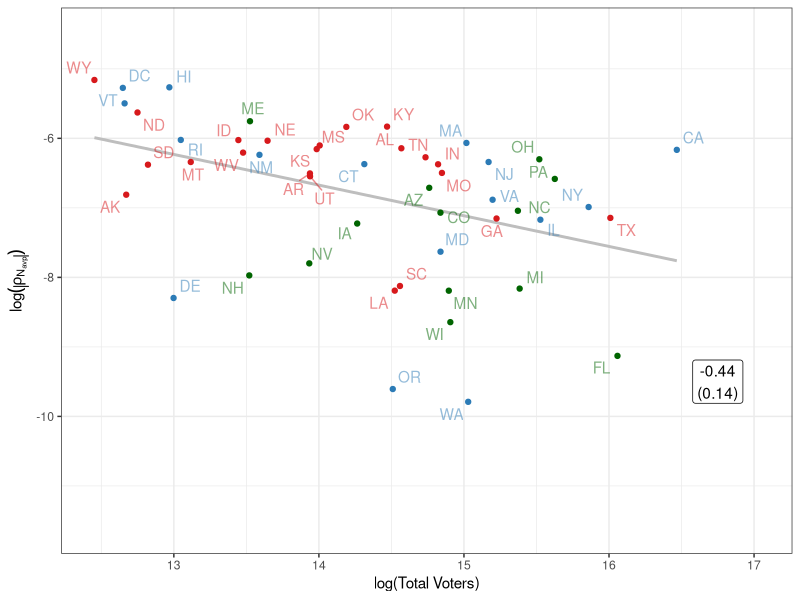

R code for this plot: (Note: this script raises an error after producing the figure.)
rm(list = ls())
library(cowplot)
library(ggplot2)
library(scales)
library(readr)
library(ggrepel)
library(dplyr)
library(tibble)

fig.w <- 6*0.80
fig.h <- 4*0.751


# labels -----
colorvec <- c("R" =  '#d7191c', "swing" = 'darkgreen', "D" = '#2c7bb6')
rho_pos_labs <- c(`TRUE` = "rho > 0 (Overestimated Clinton)",
                  `FALSE` = "rho < 0 (Underestimated Clinton)")

# conveinence functions
lm_eqn <- function(ff, dat = df){
  m <- lm(as.formula(ff), dat) 
  coef <- sprintf("%.2f", coef(m)[2])
  se <- sprintf("%.2f", summary(m)$coef[2, 2])
  
  glue::glue("{coef}\n ({se})")
}


# data and vars -----
df <- read_csv("data/output/pres16_state.csv") %>%
  mutate(rc_vot_pos = rho_hrc_vot > 0,
         rc_vep_pos = rho_hrc_vep > 0,
         rt_vot_pos = rho_djt_vot > 0,
         rt_vep_pos = rho_djt_vep > 0)

# limit parameters ---
# y-axislimit
all_rhos <- unlist(select(df, matches("rho")), use.names = FALSE)
all_pops <- unlist(select(df, vep, tot_votes), use.names = FALSE)

# ranges
lim_rho <- range(all_rhos)
lim_lro <- range(log(abs(all_rhos)))
lim_lpp <- range(log(all_pops))

# for hist
ylim_hist <- c(0, 12.5)




# plots for rho ---------

# can't run a regression with only one data point
stopifnot(sum(df$rt_vep_pos == TRUE) <= 1)
stopifnot(sum(df$rt_vot_pos == TRUE) <= 1)

# collect slopes
slopes <- c(lm_eqn(ff = "log(abs(rho_hrc_vot)) ~ log(tot_votes)", df),
            lm_eqn(ff = "log(abs(rho_hrc_vot)) ~ log(tot_votes)", filter(df, rc_vot_pos)),
            lm_eqn(ff = "log(abs(rho_hrc_vot)) ~ log(tot_votes)", filter(df, !rc_vot_pos)),
            lm_eqn(ff = "log(abs(rho_hrc_vep)) ~ log(vep)", df),
            lm_eqn(ff = "log(abs(rho_hrc_vep)) ~ log(vep)", filter(df, rc_vep_pos)),
            lm_eqn(ff = "log(abs(rho_hrc_vep)) ~ log(vep)", filter(df, !rc_vep_pos)),
            lm_eqn(ff = "log(abs(rho_djt_vot)) ~ log(tot_votes)", df),
            lm_eqn(ff = "log(abs(rho_djt_vep)) ~ log(vep)", df)
)

sdf <- tibble(est = rep(c("rho_vot", "rho_vep"), each = 3),
              race = "hrc",
              x = rep(c(16.75, 16.75), each = 3),
              y = rep(c(-9.5, -9.5), each = 3),
              pooled = rep(c(TRUE, FALSE, FALSE), 2),
              rc_vot_pos = c(NA, TRUE, FALSE, rep(NA, 3)),
              rc_vep_pos = c(rep(NA, 3), NA, TRUE, FALSE)) %>% 
  bind_rows(tibble(est = c("rho_vot", "rho_vep"),
                   race = "djt",
                   x = rep(c(16.75, 16.75), 1),
                   y = rep(c(-9.5, -9.5), 1),
                   pooled = c(TRUE, TRUE))) %>%
  add_column(slopes = slopes)


# template
gg0 <- ggplot(df, aes(label = st, color = color)) +
  geom_smooth(method = "lm", se = FALSE, color = "gray") +
  geom_point() +
  scale_color_manual(values = colorvec)  +
  geom_text_repel(alpha = 0.5) +
  theme_bw() +
  coord_cartesian(ylim = lim_lro, xlim = lim_lpp) +
  guides(color = FALSE)

gg_vot <- gg0 + aes(x = log(tot_votes)) +
  labs(x = "log(Total Voters)")

gg_vep <- gg0 + aes(x = log(tot_votes)) +
  labs(x = "log(Total Voting Eligible Population)")


# start to save figures
gg_vot + 
  aes(y = log(abs(rho_hrc_vot))) +
  labs(y = expression(log(abs(rho[N[avp]])))) +
  geom_label(data = filter(sdf, race == "hrc", est == "rho_vot", pooled), 
            aes(x = x, y = y, label = slopes), 
            inherit.aes = FALSE)
ggsave("figures/rho_hrc_vot_pooled.pdf", width = fig.w, height = fig.h)

gg_vot + 
  aes(y = log(abs(rho_hrc_vot))) +
  labs(y = expression(log(abs(rho[N[avp]])))) +
  facet_grid( ~ rc_vot_pos, labeller = labeller(rc_vot_pos = rho_pos_labs)) +
  geom_label(data = filter(sdf, race == "hrc", est == "rho_vot", !pooled), 
            aes(x = x, y = y, label = slopes), 
            inherit.aes = FALSE)
ggsave("figures/rho_hrc_vot_separated.pdf", width = fig.w, height = fig.h)

  
gg_vep + 
  aes(y = log(abs(rho_hrc_vep))) +
  labs(y = expression(log(abs(rho[N[vep]])))) +
  geom_label(data = filter(sdf, race == "hrc", est == "rho_vep", pooled), 
            aes(x = x, y = y, label = slopes), 
            inherit.aes = FALSE)
ggsave("figures/rho_hrc_vep_pooled.pdf", width = fig.w, height = fig.h)

gg_vep + 
  aes(y = log(abs(rho_hrc_vep))) +
  labs(y = expression(log(abs(rho[N[vep]])))) +
  facet_grid( ~ rc_vep_pos, labeller = labeller(rc_vep_pos = rho_pos_labs)) +
  geom_label(data = filter(sdf, race == "hrc", est == "rho_vep", !pooled), 
            aes(x = x, y = y, label = slopes), 
            inherit.aes = FALSE)
ggsave("figures/rho_hrc_vep_separated.pdf", width = fig.w, height = fig.h)

# now TRUMP
gg_vot + 
  aes(y = log(abs(rho_djt_vot))) +
  labs(y = expression(log(abs(rho[N[avp]])))) +
  geom_label(data = filter(sdf, race == "djt", est == "rho_vot", pooled), 
             aes(x = x, y = y, label = slopes), 
             inherit.aes = FALSE)
ggsave("figures/rho_djt_vot.pdf", width = fig.w, height = fig.h)


gg_vep + 
  aes(y = log(abs(rho_djt_vep))) +
  labs(y = expression(log(abs(rho[N[avp]])))) +
  geom_label(data = filter(sdf, race == "djt", est == "rho_vep", pooled), 
             aes(x = x, y = y, label = slopes), 
             inherit.aes = FALSE)
ggsave("figures/rho_djt_vep.pdf", width = fig.w, height = fig.h)


rm(gg0)





# Histogram ----


gg0 <- ggplot(df) + geom_vline(xintercept = 0, linetype = "dashed") +
  labs(y = "Count") +
  coord_cartesian(xlim = lim_rho, ylim = ylim_hist) + 
  scale_x_continuous(minor_breaks = NULL) +
  scale_y_continuous(minor_breaks = NULL) +
  geom_histogram(binwidth = 0.001) + theme_bw()
  

gg0 + aes(x = rho_hrc_vot) + labs(x = expression(rho[N[avp]]))
ggsave("figures/rho_hrc_vot_hist.pdf", width = fig.w, height = fig.h)

gg0 + aes(x = rho_hrc_vep) + labs(x = expression(rho[N[vep]])) +
ggsave("figures/rho_hrc_vep_hist.pdf", width = fig.w, height = fig.h)


gg0 + aes(x = rho_djt_vot) + labs(x = expression(rho[N[avp]]))
ggsave("figures/rho_djt_vot_hist.pdf", width = fig.w, height = fig.h)

gg0 + aes(x = rho_djt_vep) + labs(x = expression(rho[N[vep]])) +
  ggsave("figures/rho_djt_vep_hist.pdf", width = fig.w, height = fig.h)


ggplot(df, aes(x = cv_turnout_wgt)) +
  geom_histogram(bins = 25) + theme_bw() +
  labs(x = "Coefficient of Variation of Turnout Adjustment Weights at state-level", y = "Count")
ggsave("figures/cv_turnout_hist.pdf", width = fig.w, height = fig.h)

rm(gg0)




# what log transforms look like ----
gg0 <- df %>% 
  ggplot(aes(col = color, label = st)) +
  coord_cartesian(xlim = lim_rho, ylim = lim_lro) + 
  geom_vline(xintercept = 0, linetype = "dashed") +
  geom_point(alpha = 0.8) +
  scale_color_manual(values = colorvec) +
  theme_bw() +
  scale_x_continuous(minor_breaks = FALSE) +
  scale_y_continuous(minor_breaks = FALSE) +
  guides(color = FALSE)

ycap <- "log(abs(.))"

# four things
log_trans_list <- list(
  gg0 + aes(x = rho_hrc_vot, y = log(abs(rho_hrc_vot))) +
    labs(x = expression(Clinton~rho[N[AVP]]), y = ycap),
  gg0 + aes(x = rho_djt_vot, y = log(abs(rho_djt_vot))) +
    labs(x = expression(Trump~rho[N[VEP]]), y = ycap),
  gg0 + aes(x = rho_hrc_vep, y = log(abs(rho_hrc_vep))) + 
    labs(x = expression(Clinton~rho[N[AVP]]), y = ycap),
  gg0 + aes(x = rho_djt_vep, y = log(abs(rho_djt_vep))) +
    labs(x = expression(Trump~rho[N[VEP]]), y = ycap)
    )


plot_grid(plotlist = log_trans_list)
ggsave("figures/rho_logabsrho_transformation.pdf", w = fig.w, h = fig.h)

rm(gg0)
# Scatter ------
captext <- "Source: CCES 2016 Common Content." #\nSized proportional to population.\n States colored by R (red) or D (blue) or swing (green)."
fig.w <- 1.2*fig.w*0.8
fig.h <- 1.2*fig.h


gg0 <- ggplot(df, aes(x = cces_pct_hrc_voters, y = pct_hrc_voters, color = color, size = vap)) +
  geom_abline(slope = 1, intercept = 0, linetype = "dashed") +
  scale_x_continuous(limits = c(0, 1), label = percent, minor_breaks = NULL) +
  scale_y_continuous(limits = c(0, 1), label = percent, minor_breaks = NULL) +
  scale_color_manual(values = colorvec) +
  guides(size = FALSE, color = FALSE) +
  coord_equal() +
  theme_bw() +
  geom_point(alpha = 0.8) +
  theme(plot.caption = element_text(size = 8)) +
  labs(caption = captext)


# Hillary
gg_hrc <- gg0 +
  annotate("text", x = 0.8, y = 0.1, label = "Poll overestimated\nClinton support", color = "darkgray") +
  annotate("text", x = 0.2, y = 0.9, label = "Poll underestimated\nClinton support", color = "darkgray") +
  labs(y = "Final Clinton Popular Vote Share")

gg_hrc + aes(x = cces_pct_hrc_voters) +
  xlab("Turnout-adjusted Poll Estimate, Clinton Support")
ggsave("figures/scatter_hrc_turnout_adj.pdf", h = fig.h, w = fig.w)

gg_hrc + aes(x = cces_pct_hrc_raw) +
  xlab("Raw Poll Estimate, Clinton Suport")
ggsave("figures/scatter_hrc_raw.pdf", h = fig.h, w = fig.w)


# Trump
gg_djt <- gg0 + aes(y = pct_djt_voters) +
  annotate("text", x = 0.8, y = 0.1, label = "Poll overestimated\nTrump support", color = "darkgray") +
  annotate("text", x = 0.2, y = 0.9, label = "Poll underestimated\nTrump support", color = "darkgray") +
  labs(y = "Final Trump Popular Vote Share")

gg_djt + aes(x = cces_pct_djt_voters) +
  xlab("Turnout-adjusted Poll Estimate, Trump Support")
ggsave("figures/scatter_djt_turnout_adj.pdf", h = fig.h, w = fig.w)

gg_djt + aes(x = cces_pct_djt_raw) +
  xlab("Raw Poll Estimate, Trump Suport")
ggsave("figures/scatter_djt_raw.pdf", h = fig.h, w = fig.w)



gg0 + aes(x = (cces_n_voters/cces_n_raw), y = (tot_votes/vep), size = vap) +
  annotate("text", x = 0.8, y = 0.1, label = "Poll overestimated\nturnout", color = "darkgray") +
  annotate("text", x = 0.2, y = 0.9, label = "Poll underestimated\nturnout", color = "darkgray") +
  xlab("Turnout-Adjusted Poll Estimate of Turnout") +
  ylab("Final Turnout\n(% of Voting Eligible Population)") +
  labs(caption = captext)
ggsave("figures/scatter_turnout_accuracy.pdf", h = fig.h, w = fig.w)
